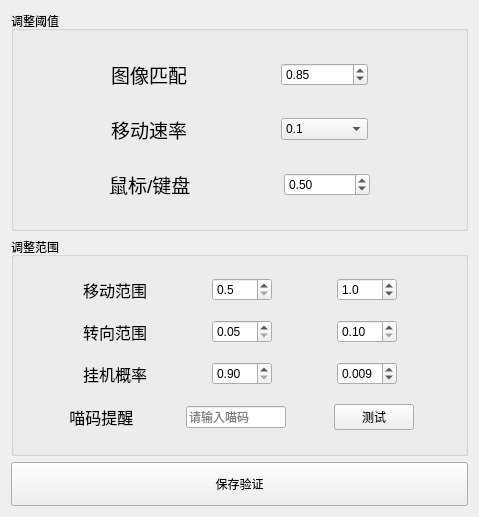
     <widget class="QWidget" name="tabS">
      <attribute name="icon">
       <iconset>
        <normaloff>assets/PNG/gear.png</normaloff>assets/PNG/gear.png</iconset>
      </attribute>
      <attribute name="title">
       <string>设置</string>
      </attribute>
      <layout class="QVBoxLayout" name="verticalLayout_4" stretch="5,5,1">
       <item>
        <widget class="QGroupBox" name="groupBox">
         <property name="title">
          <string>调整阈值</string>
         </property>
         <layout class="QVBoxLayout" name="verticalLayout_3" stretch="1,2,1,2,1,2,1">
          <item>
           <spacer name="verticalSpacer_3">
            <property name="orientation">
             <enum>Qt::Orientation::Vertical</enum>
            </property>
            <property name="sizeHint" stdset="0">
             <size>
              <width>20</width>
              <height>40</height>
             </size>
            </property>
           </spacer>
          </item>
          <item>
           <layout class="QHBoxLayout" name="horizontalLayout_8" stretch="1,2,1,1,1">
            <item>
             <spacer name="horizontalSpacer_3">
              <property name="orientation">
               <enum>Qt::Orientation::Horizontal</enum>
              </property>
              <property name="sizeHint" stdset="0">
               <size>
                <width>40</width>
                <height>20</height>
               </size>
              </property>
             </spacer>
            </item>
            <item>
             <widget class="QLabel" name="label">
              <property name="sizePolicy">
               <sizepolicy hsizetype="Fixed" vsizetype="Preferred">
                <horstretch>0</horstretch>
                <verstretch>0</verstretch>
               </sizepolicy>
              </property>
              <property name="font">
               <font>
                <pointsize>14</pointsize>
               </font>
              </property>
              <property name="text">
               <string>图像匹配</string>
              </property>
             </widget>
            </item>
            <item>
             <spacer name="horizontalSpacer">
              <property name="orientation">
               <enum>Qt::Orientation::Horizontal</enum>
              </property>
              <property name="sizeHint" stdset="0">
               <size>
                <width>40</width>
                <height>20</height>
               </size>
              </property>
             </spacer>
            </item>
            <item>
             <widget class="QDoubleSpinBox" name="doubleSpinBox">
              <property name="sizePolicy">
               <sizepolicy hsizetype="Minimum" vsizetype="Fixed">
                <horstretch>0</horstretch>
                <verstretch>0</verstretch>
               </sizepolicy>
              </property>
              <property name="baseSize">
               <size>
                <width>0</width>
                <height>0</height>
               </size>
              </property>
              <property name="minimum">
               <double>0.500000000000000</double>
              </property>
              <property name="maximum">
               <double>1.000000000000000</double>
              </property>
              <property name="singleStep">
               <double>0.010000000000000</double>
              </property>
              <property name="value">
               <double>0.850000000000000</double>
              </property>
             </widget>
            </item>
            <item>
             <spacer name="horizontalSpacer_2">
              <property name="orientation">
               <enum>Qt::Orientation::Horizontal</enum>
              </property>
              <property name="sizeHint" stdset="0">
               <size>
                <width>40</width>
                <height>20</height>
               </size>
              </property>
             </spacer>
            </item>
           </layout>
          </item>
          <item>
           <spacer name="verticalSpacer">
            <property name="orientation">
             <enum>Qt::Orientation::Vertical</enum>
            </property>
            <property name="sizeHint" stdset="0">
             <size>
              <width>20</width>
              <height>40</height>
             </size>
            </property>
           </spacer>
          </item>
          <item>
           <layout class="QHBoxLayout" name="horizontalLayout_9" stretch="1,2,1,1,1">
            <item>
             <spacer name="horizontalSpacer_5">
              <property name="orientation">
               <enum>Qt::Orientation::Horizontal</enum>
              </property>
              <property name="sizeHint" stdset="0">
               <size>
                <width>40</width>
                <height>20</height>
               </size>
              </property>
             </spacer>
            </item>
            <item>
             <widget class="QLabel" name="label_2">
              <property name="sizePolicy">
               <sizepolicy hsizetype="Fixed" vsizetype="Preferred">
                <horstretch>0</horstretch>
                <verstretch>0</verstretch>
               </sizepolicy>
              </property>
              <property name="font">
               <font>
                <pointsize>14</pointsize>
               </font>
              </property>
              <property name="text">
               <string>移动速率</string>
              </property>
             </widget>
            </item>
            <item>
             <spacer name="horizontalSpacer_4">
              <property name="orientation">
               <enum>Qt::Orientation::Horizontal</enum>
              </property>
              <property name="sizeHint" stdset="0">
               <size>
                <width>40</width>
                <height>20</height>
               </size>
              </property>
             </spacer>
            </item>
            <item>
             <widget class="QComboBox" name="comboBox">
              <property name="sizePolicy">
               <sizepolicy hsizetype="Preferred" vsizetype="Fixed">
                <horstretch>0</horstretch>
                <verstretch>0</verstretch>
               </sizepolicy>
              </property>
              <item>
               <property name="text">
                <string>0.1</string>
               </property>
              </item>
              <item>
               <property name="text">
                <string>0.15</string>
               </property>
              </item>
              <item>
               <property name="text">
                <string>0.2</string>
               </property>
              </item>
              <item>
               <property name="text">
                <string>0.25</string>
               </property>
              </item>
             </widget>
            </item>
            <item>
             <spacer name="horizontalSpacer_6">
              <property name="orientation">
               <enum>Qt::Orientation::Horizontal</enum>
              </property>
              <property name="sizeHint" stdset="0">
               <size>
                <width>40</width>
                <height>20</height>
               </size>
              </property>
             </spacer>
            </item>
           </layout>
          </item>
          <item>
           <spacer name="verticalSpacer_2">
            <property name="orientation">
             <enum>Qt::Orientation::Vertical</enum>
            </property>
            <property name="sizeHint" stdset="0">
             <size>
              <width>20</width>
              <height>40</height>
             </size>
            </property>
           </spacer>
          </item>
          <item>
           <layout class="QHBoxLayout" name="horizontalLayout_10" stretch="1,2,1,1,1">
            <item>
             <spacer name="horizontalSpacer_7">
              <property name="orientation">
               <enum>Qt::Orientation::Horizontal</enum>
              </property>
              <property name="sizeHint" stdset="0">
               <size>
                <width>40</width>
                <height>20</height>
               </size>
              </property>
             </spacer>
            </item>
            <item>
             <widget class="QLabel" name="label_7">
              <property name="sizePolicy">
               <sizepolicy hsizetype="Fixed" vsizetype="Preferred">
                <horstretch>0</horstretch>
                <verstretch>0</verstretch>
               </sizepolicy>
              </property>
              <property name="font">
               <font>
                <pointsize>14</pointsize>
               </font>
              </property>
              <property name="text">
               <string>鼠标/键盘</string>
              </property>
             </widget>
            </item>
            <item>
             <spacer name="horizontalSpacer_8">
              <property name="orientation">
               <enum>Qt::Orientation::Horizontal</enum>
              </property>
              <property name="sizeHint" stdset="0">
               <size>
                <width>40</width>
                <height>20</height>
               </size>
              </property>
             </spacer>
            </item>
            <item>
             <widget class="QDoubleSpinBox" name="doubleSpinBox_6">
              <property name="minimum">
               <double>0.000000000000000</double>
              </property>
              <property name="maximum">
               <double>1.000000000000000</double>
              </property>
              <property name="singleStep">
               <double>0.010000000000000</double>
              </property>
              <property name="value">
               <double>0.500000000000000</double>
              </property>
             </widget>
            </item>
            <item>
             <spacer name="horizontalSpacer_9">
              <property name="orientation">
               <enum>Qt::Orientation::Horizontal</enum>
              </property>
              <property name="sizeHint" stdset="0">
               <size>
                <width>40</width>
                <height>20</height>
               </size>
              </property>
             </spacer>
            </item>
           </layout>
          </item>
          <item>
           <spacer name="verticalSpacer_4">
            <property name="orientation">
             <enum>Qt::Orientation::Vertical</enum>
            </property>
            <property name="sizeHint" stdset="0">
             <size>
              <width>20</width>
              <height>40</height>
             </size>
            </property>
           </spacer>
          </item>
         </layout>
        </widget>
       </item>
       <item>
        <widget class="QGroupBox" name="groupBox_2">
         <property name="title">
          <string>调整范围</string>
         </property>
         <layout class="QVBoxLayout" name="verticalLayout_2">
          <item>
           <layout class="QHBoxLayout" name="horizontalLayout_4" stretch="1,1,1,1,1,1,1">
            <item>
             <spacer name="horizontalSpacer_10">
              <property name="orientation">
               <enum>Qt::Orientation::Horizontal</enum>
              </property>
              <property name="sizeHint" stdset="0">
               <size>
                <width>40</width>
                <height>20</height>
               </size>
              </property>
             </spacer>
            </item>
            <item>
             <widget class="QLabel" name="label_3">
              <property name="sizePolicy">
               <sizepolicy hsizetype="Fixed" vsizetype="Preferred">
                <horstretch>0</horstretch>
                <verstretch>0</verstretch>
               </sizepolicy>
              </property>
              <property name="font">
               <font>
                <pointsize>12</pointsize>
               </font>
              </property>
              <property name="text">
               <string>移动范围</string>
              </property>
             </widget>
            </item>
            <item>
             <spacer name="horizontalSpacer_11">
              <property name="orientation">
               <enum>Qt::Orientation::Horizontal</enum>
              </property>
              <property name="sizeHint" stdset="0">
               <size>
                <width>40</width>
                <height>20</height>
               </size>
              </property>
             </spacer>
            </item>
            <item>
             <widget class="QDoubleSpinBox" name="doubleSpinBox_2">
              <property name="decimals">
               <number>1</number>
              </property>
              <property name="minimum">
               <double>0.500000000000000</double>
              </property>
              <property name="maximum">
               <double>5.000000000000000</double>
              </property>
              <property name="singleStep">
               <double>0.100000000000000</double>
              </property>
             </widget>
            </item>
            <item>
             <spacer name="horizontalSpacer_12">
              <property name="orientation">
               <enum>Qt::Orientation::Horizontal</enum>
              </property>
              <property name="sizeHint" stdset="0">
               <size>
                <width>40</width>
                <height>20</height>
               </size>
              </property>
             </spacer>
            </item>
            <item>
             <widget class="QDoubleSpinBox" name="doubleSpinBox_3">
              <property name="decimals">
               <number>1</number>
              </property>
              <property name="minimum">
               <double>0.100000000000000</double>
              </property>
              <property name="maximum">
               <double>10.000000000000000</double>
              </property>
              <property name="singleStep">
               <double>0.100000000000000</double>
              </property>
              <property name="value">
               <double>1.000000000000000</double>
              </property>
             </widget>
            </item>
            <item>
             <spacer name="horizontalSpacer_13">
              <property name="orientation">
               <enum>Qt::Orientation::Horizontal</enum>
              </property>
              <property name="sizeHint" stdset="0">
               <size>
                <width>40</width>
                <height>20</height>
               </size>
              </property>
             </spacer>
            </item>
           </layout>
          </item>
          <item>
           <layout class="QHBoxLayout" name="horizontalLayout_5" stretch="1,1,1,1,1,1,1">
            <item>
             <spacer name="horizontalSpacer_14">
              <property name="orientation">
               <enum>Qt::Orientation::Horizontal</enum>
              </property>
              <property name="sizeHint" stdset="0">
               <size>
                <width>40</width>
                <height>20</height>
               </size>
              </property>
             </spacer>
            </item>
            <item>
             <widget class="QLabel" name="label_4">
              <property name="sizePolicy">
               <sizepolicy hsizetype="Fixed" vsizetype="Preferred">
                <horstretch>0</horstretch>
                <verstretch>0</verstretch>
               </sizepolicy>
              </property>
              <property name="font">
               <font>
                <pointsize>12</pointsize>
               </font>
              </property>
              <property name="text">
               <string>转向范围</string>
              </property>
             </widget>
            </item>
            <item>
             <spacer name="horizontalSpacer_15">
              <property name="orientation">
               <enum>Qt::Orientation::Horizontal</enum>
              </property>
              <property name="sizeHint" stdset="0">
               <size>
                <width>40</width>
                <height>20</height>
               </size>
              </property>
             </spacer>
            </item>
            <item>
             <widget class="QDoubleSpinBox" name="doubleSpinBox_4">
              <property name="minimum">
               <double>0.050000000000000</double>
              </property>
              <property name="maximum">
               <double>0.500000000000000</double>
              </property>
              <property name="singleStep">
               <double>0.010000000000000</double>
              </property>
              <property name="value">
               <double>0.050000000000000</double>
              </property>
             </widget>
            </item>
            <item>
             <spacer name="horizontalSpacer_16">
              <property name="orientation">
               <enum>Qt::Orientation::Horizontal</enum>
              </property>
              <property name="sizeHint" stdset="0">
               <size>
                <width>40</width>
                <height>20</height>
               </size>
              </property>
             </spacer>
            </item>
            <item>
             <widget class="QDoubleSpinBox" name="doubleSpinBox_5">
              <property name="minimum">
               <double>0.100000000000000</double>
              </property>
              <property name="maximum">
               <double>5.000000000000000</double>
              </property>
              <property name="singleStep">
               <double>0.010000000000000</double>
              </property>
              <property name="value">
               <double>0.100000000000000</double>
              </property>
             </widget>
            </item>
            <item>
             <spacer name="horizontalSpacer_17">
              <property name="orientation">
               <enum>Qt::Orientation::Horizontal</enum>
              </property>
              <property name="sizeHint" stdset="0">
               <size>
                <width>40</width>
                <height>20</height>
               </size>
              </property>
             </spacer>
            </item>
           </layout>
          </item>
          <item>
           <layout class="QHBoxLayout" name="horizontalLayout_6" stretch="1,1,1,1,1,1,1">
            <item>
             <spacer name="horizontalSpacer_18">
              <property name="orientation">
               <enum>Qt::Orientation::Horizontal</enum>
              </property>
              <property name="sizeHint" stdset="0">
               <size>
                <width>40</width>
                <height>20</height>
               </size>
              </property>
             </spacer>
            </item>
            <item>
             <widget class="QLabel" name="label_8">
              <property name="sizePolicy">
               <sizepolicy hsizetype="Fixed" vsizetype="Preferred">
                <horstretch>0</horstretch>
                <verstretch>0</verstretch>
               </sizepolicy>
              </property>
              <property name="font">
               <font>
                <pointsize>12</pointsize>
               </font>
              </property>
              <property name="text">
               <string>挂机概率</string>
              </property>
             </widget>
            </item>
            <item>
             <spacer name="horizontalSpacer_19">
              <property name="orientation">
               <enum>Qt::Orientation::Horizontal</enum>
              </property>
              <property name="sizeHint" stdset="0">
               <size>
                <width>40</width>
                <height>20</height>
               </size>
              </property>
             </spacer>
            </item>
            <item>
             <widget class="QDoubleSpinBox" name="doubleSpinBox_7">
              <property name="minimum">
               <double>0.900000000000000</double>
              </property>
              <property name="maximum">
               <double>1.000000000000000</double>
              </property>
              <property name="singleStep">
               <double>0.010000000000000</double>
              </property>
             </widget>
            </item>
            <item>
             <spacer name="horizontalSpacer_20">
              <property name="orientation">
               <enum>Qt::Orientation::Horizontal</enum>
              </property>
              <property name="sizeHint" stdset="0">
               <size>
                <width>40</width>
                <height>20</height>
               </size>
              </property>
             </spacer>
            </item>
            <item>
             <widget class="QDoubleSpinBox" name="doubleSpinBox_8">
              <property name="decimals">
               <number>3</number>
              </property>
              <property name="minimum">
               <double>0.000000000000000</double>
              </property>
              <property name="maximum">
               <double>0.010000000000000</double>
              </property>
              <property name="singleStep">
               <double>0.001000000000000</double>
              </property>
              <property name="stepType">
               <enum>QAbstractSpinBox::StepType::AdaptiveDecimalStepType</enum>
              </property>
              <property name="value">
               <double>0.009000000000000</double>
              </property>
             </widget>
            </item>
            <item>
             <spacer name="horizontalSpacer_22">
              <property name="orientation">
               <enum>Qt::Orientation::Horizontal</enum>
              </property>
              <property name="sizeHint" stdset="0">
               <size>
                <width>40</width>
                <height>20</height>
               </size>
              </property>
             </spacer>
            </item>
           </layout>
          </item>
          <item>
           <layout class="QHBoxLayout" name="horizontalLayout_7" stretch="1,1,1,1,1,1,1">
            <item>
             <spacer name="horizontalSpacer_23">
              <property name="orientation">
               <enum>Qt::Orientation::Horizontal</enum>
              </property>
              <property name="sizeHint" stdset="0">
               <size>
                <width>40</width>
                <height>20</height>
               </size>
              </property>
             </spacer>
            </item>
            <item>
             <widget class="QLabel" name="label_9">
              <property name="sizePolicy">
               <sizepolicy hsizetype="Fixed" vsizetype="Preferred">
                <horstretch>0</horstretch>
                <verstretch>0</verstretch>
               </sizepolicy>
              </property>
              <property name="font">
               <font>
                <pointsize>12</pointsize>
               </font>
              </property>
              <property name="text">
               <string> 喵码提醒 </string>
              </property>
             </widget>
            </item>
            <item>
             <spacer name="horizontalSpacer_24">
              <property name="orientation">
               <enum>Qt::Orientation::Horizontal</enum>
              </property>
              <property name="sizeHint" stdset="0">
               <size>
                <width>40</width>
                <height>20</height>
               </size>
              </property>
             </spacer>
            </item>
            <item>
             <widget class="QLineEdit" name="lineEdit">
              <property name="sizePolicy">
               <sizepolicy hsizetype="Minimum" vsizetype="Fixed">
                <horstretch>0</horstretch>
                <verstretch>0</verstretch>
               </sizepolicy>
              </property>
              <property name="minimumSize">
               <size>
                <width>100</width>
                <height>0</height>
               </size>
              </property>
              <property name="placeholderText">
               <string>请输入喵码</string>
              </property>
             </widget>
            </item>
            <item>
             <spacer name="horizontalSpacer_25">
              <property name="orientation">
               <enum>Qt::Orientation::Horizontal</enum>
              </property>
              <property name="sizeHint" stdset="0">
               <size>
                <width>40</width>
                <height>20</height>
               </size>
              </property>
             </spacer>
            </item>
            <item>
             <widget class="QPushButton" name="pushButton_10">
              <property name="sizePolicy">
               <sizepolicy hsizetype="Minimum" vsizetype="Fixed">
                <horstretch>0</horstretch>
                <verstretch>0</verstretch>
               </sizepolicy>
              </property>
              <property name="text">
               <string>测试</string>
              </property>
             </widget>
            </item>
            <item>
             <spacer name="horizontalSpacer_26">
              <property name="orientation">
               <enum>Qt::Orientation::Horizontal</enum>
              </property>
              <property name="sizeHint" stdset="0">
               <size>
                <width>40</width>
                <height>20</height>
               </size>
              </property>
             </spacer>
            </item>
           </layout>
          </item>
         </layout>
        </widget>
       </item>
       <item>
        <widget class="QPushButton" name="pushButton">
         <property name="sizePolicy">
          <sizepolicy hsizetype="Minimum" vsizetype="Minimum">
           <horstretch>0</horstretch>
           <verstretch>0</verstretch>
          </sizepolicy>
         </property>
         <property name="text">
          <string>保存验证</string>
         </property>
        </widget>
       </item>
      </layout>
     </widget>
